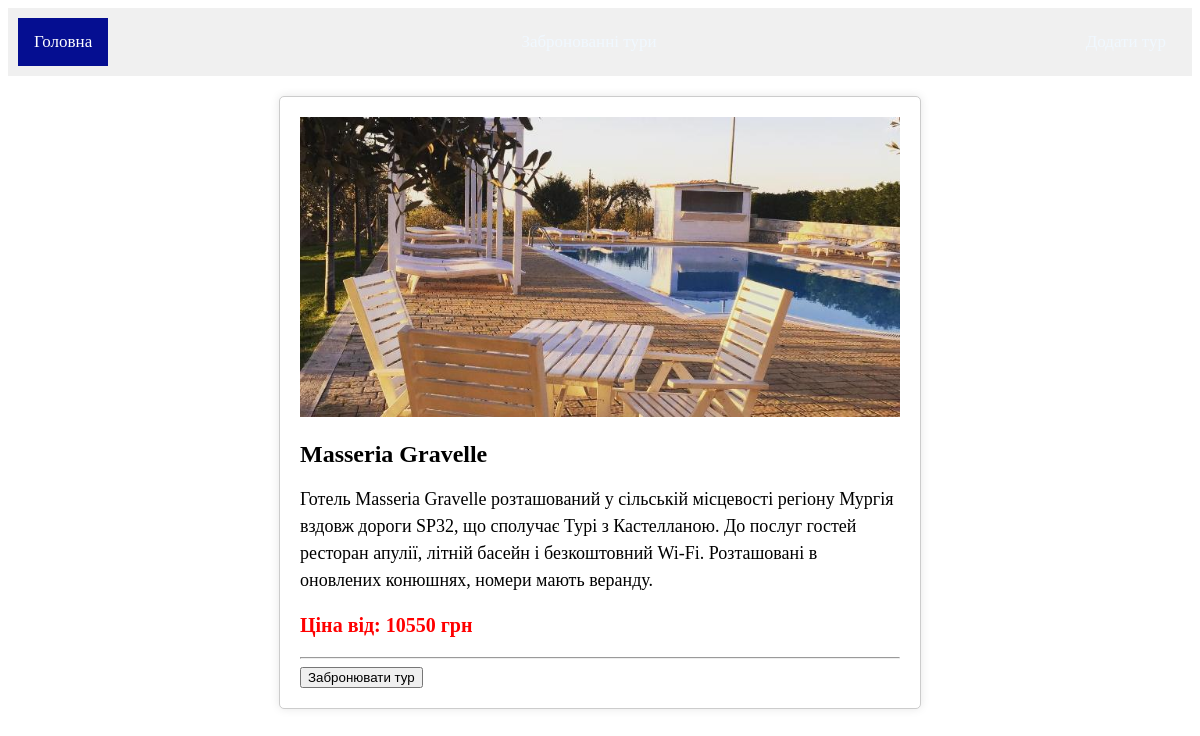
/2, run on the app's committed database.
### tables this page shows
CREATE TABLE posts (
                id INTEGER PRIMARY KEY,
                photo TEXT NOT NULL,
                name TEXT NOT NULL,
                description TEXT NOT NULL,
                price TEXT NOT NULL);

### main.py (the view)
@app.route("/<int:tour_id>")
def tours(tour_id):
    tour = get_post(tour_id)
    return render_template("tours.html", tour=tour)

### main.py (called while the page is built)
def get_post(tour_id):
    try:
        with sqlite3.connect(DATABASE) as conn:
            tour = conn.execute("SELECT * FROM posts WHERE ID = ?", (tour_id,)).fetchone()
        if tour is None:
            abort(404)
        return tour
    except sqlite3.Error as e:
        print(f"SQLite error: {e}")
        return None

### templates/tours.html (shortened to what this page needs)
<!DOCTYPE html>
<html lang="en">
<head>
    <link rel="stylesheet" href="{{ url_for('static', filename='style.css') }}">
</head>
<body>
<div class="container">
    <a class="active" href="/">Головна</a>
    <a href="/forbidden_tours">Забронованні тури</a>
    <a href="/add_tours">Додати тур</a>
</div>
<div class="tour-details">
    <img src="{{ url_for('uploaded_file', filename=tour[1]) }}" class="card-img-top" alt="Tour Image">
    <h2 class="card-title">{{ tour[2] }}</h2>
    <p class="card-text">{{ tour[3] }}</p>
    <p class="card-price">Ціна від: {{ tour[4] }} грн</p>
    <hr>
    <form action="{{ url_for('save_tour', tour_id=tour[0]) }}" method="POST">
        <input type="submit" value="Забронювати тур" class="btn-primary btn-sn" onclick="return confirm('Ви впевнені, що хочете забронювати цей тур?')">
    </form>
</div>
</body>
</html>

### static/style.css (style rules this page uses)
.container { overflow: hidden; background-color: rgb(13, 86, 242); }
.container a { float: left; color: aliceblue; text-align: center; padding: 14px 16px; text-decoration: none; font-size: 17px; }
.container a.active { background-color: rgb(5, 14, 145); color: white; }

### templates/tours.html (style rules this page uses)
.container { display: flex; justify-content: space-between; padding: 10px; background-color: #f0f0f0; }
.tour-details { max-width: 600px; margin: 20px auto; padding: 20px; background-color: #fff; border: 1px solid #ccc; border-radius: 5px; box-shadow: 0 0 10px rgba(0, 0, 0, 0.1); }
.card-img-top { width: 100%; height: 300px; object-fit: cover; }
.card-title { font-size: 24px; font-weight: bold; margin-bottom: 10px; }
.card-text { font-size: 18px; line-height: 1.5; }
.card-price { font-size: 20px; font-weight: bold; color: #ff0000; }

### data on the page
posts: photo (picture), name "Masseria Gravelle", description "Готель Masseria Gravelle розташований у сільській місцевості регіону Мургія вздовж дороги SP32, що сполучає Турі з Кастелланою. До послуг гостей ресторан апулії, літній басейн і безкоштовний Wi-Fi. Розташовані в оновлених конюшнях, номери мають веранду.", price "10550"
